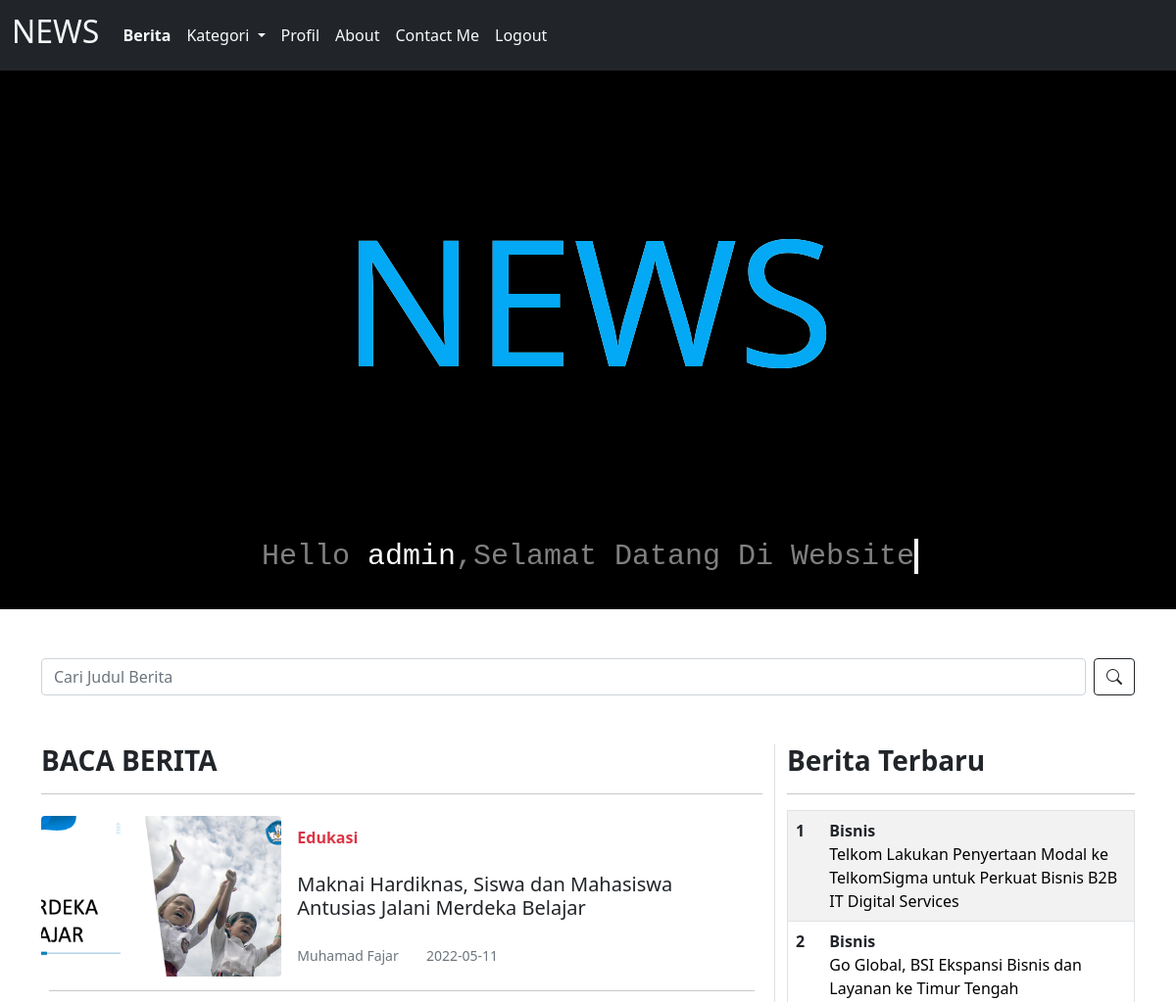
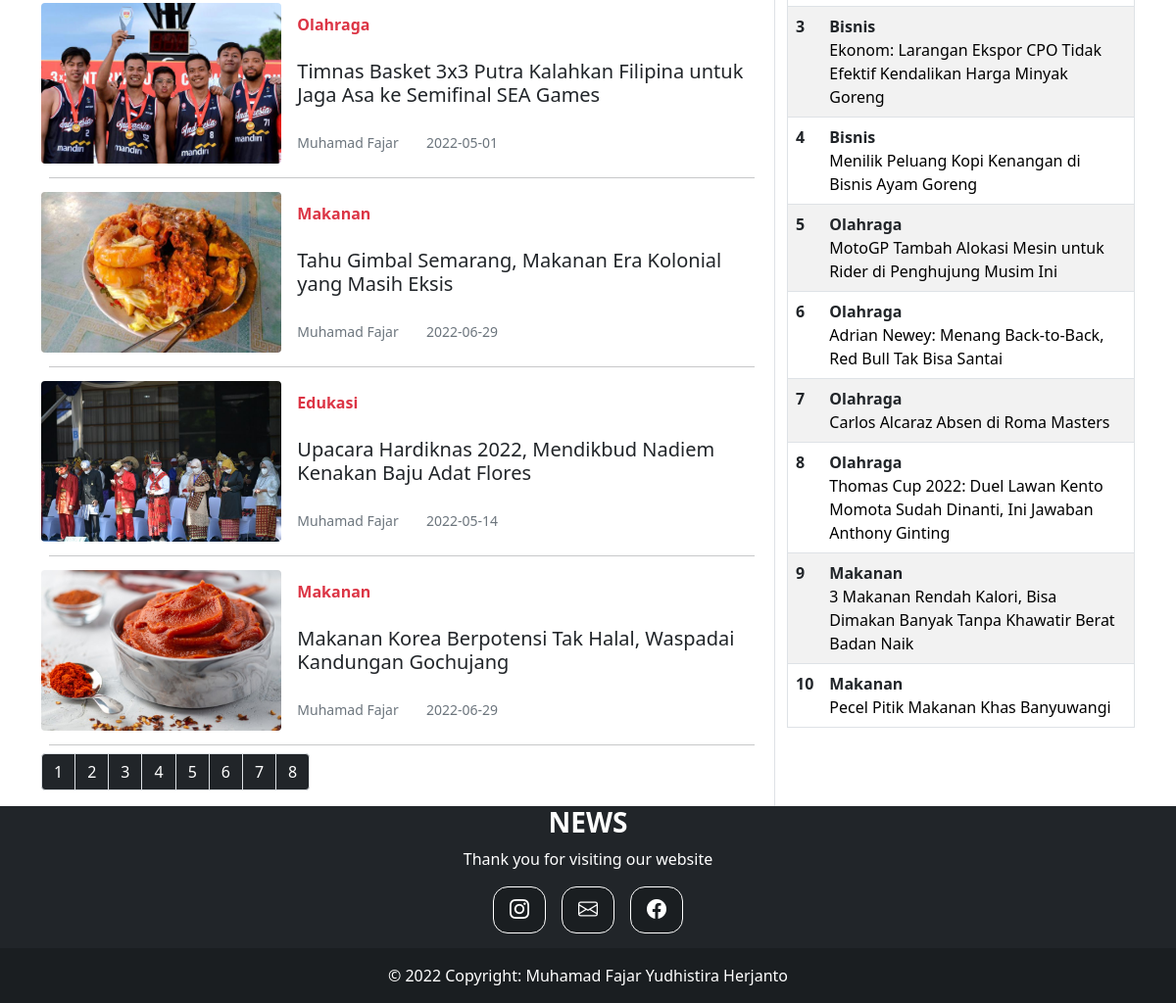
The app's page /user/indexuser.php (signed in) with its own data (2 pictures, top to bottom).
### tables this page shows
CREATE TABLE `user` (
  `id` varchar(30) NOT NULL,
  `username` varchar(50) NOT NULL,
  `email` varchar(50) NOT NULL,
  `jeniskelamin` enum('Laki-Laki','Perempuan','','') NOT NULL,
  `pekerjaan` varchar(50) NOT NULL,
  `password_user` varchar(50) NOT NULL,
  `thumbnail` varchar(255) NOT NULL,
  `level_user` varchar(15) NOT NULL
);

CREATE TABLE `berita` (
  `id_berita` int(11) NOT NULL,
  `id_kategori` int(11) NOT NULL,
  `judul_berita` varchar(255) NOT NULL,
  `penulis_berita` varchar(255) NOT NULL,
  `tgl_berita` date NOT NULL,
  `isi_berita` text NOT NULL,
  `gambar_berita` varchar(255) NOT NULL
);

CREATE TABLE `kategori` (
  `id_kategori` int(11) NOT NULL,
  `nama_kategori` varchar(255) NOT NULL
);

### user/indexuser.php (the view, shortened to what this page needs)
<!DOCTYPE html>
<html lang="en">
<head>
    <link rel="stylesheet" href="https://cdn.jsdelivr.net/npm/bootstrap-icons@1.8.1/font/bootstrap-icons.css">
    <link rel="stylesheet" href="../css/bootstrap.min.css">
    <link href="../animasi.css" rel="stylesheet">
</head>
<body>
    <?php
       include "../koneksi.php";
$query = mysqli_query($koneksi, "SELECT * FROM  user WHERE id='$_SESSION[id]'");
   $data = mysqli_fetch_array($query);
   $limit = 5;
   if (isset($_GET["page"])) {
     $page  = $_GET["page"];
     }
     else{
     $page=1;
     };
   $start_from = ($page-1) * $limit;
   ?>
<nav class="navbar navbar-expand-lg navbar-light bg-dark ">
        <div class="container-fluid">
          <a class="navbar-brand text-light" href="#"><h2>NEWS</h2></a>
          <div class="collapse navbar-collapse" id="navbarNav">
            <ul class="navbar-nav justify-content-center">
              <li class="nav-item">
                <a class="nav-link text-light fw-bold" href="indexuser.php">Berita</a>
              </li>
              <li class="nav-item dropdown">
               <a class="nav-link dropdown-toggle nav-link text-light" href="#" id="navbarDropdownMenuLink" role="button" data-bs-toggle="dropdown" aria-expanded="false">
               Kategori
          </a>
              </li>
              <li class="nav-item">
                <a class="nav-link text-light" href="indexprofil.php">Profil</a>
              </li>
              <li class="nav-item">
                <a class="nav-link text-light" href="aboutpageuser.php">About</a>
              </li>
              <li class="nav-item">
                <a class="nav-link text-light" href="../contactpage.php">Contact Me</a>
              </li>
              <li class="nav-item">
                <a class="nav-link text-light" href="../logout.php">Logout</a>
              </li>
            </ul>
          </div>
        </div>
      </nav>
<div class="judul">
<div class="title">
   <div class="content">
            <h2>NEWS</h2>
            <h2>NEWS</h2>
    </div>
</div>
<div class="title2">
    <h1 style="color:gray;">Hello <span style="color:white;"><?= $data['username']?></span>,Selamat Datang Di Website</h1>
</div>
</div>
<section id="content">
        <div class="container" style="margin-top:50px;">
         <form class="d-flex" method="post" style="margin-bottom:50px;">
      <input class="form-control me-2" type="text" name="keyword" placeholder="Cari Judul Berita" aria-label="Search">
      <button class="btn btn-outline-dark" type="submit" name="cari"><i class="bi bi-search"></i></button>
    </form>
             <div id="content-news" class="row">
                <div class="col-12 col-md-8">
                    <h3 class="fw-bold">BACA BERITA</h3>
                    <hr>
                        <?php
                          include "../koneksi.php";
  $keyword=$_POST['keyword'];
      if ($keyword !=''){
         $result = mysqli_query($koneksi, "SELECT * FROM berita INNER JOIN kategori ON berita.id_kategori=kategori.id_kategori WHERE judul_berita LIKE '%$keyword%' LIMIT $start_from, $limit");
      }
            else{
              $result = mysqli_query($koneksi,"SELECT * FROM berita INNER JOIN kategori ON berita.id_kategori=kategori.id_kategori ORDER BY RAND() LIMIT $start_from, $limit");
            }
              while ($data=mysqli_fetch_array($result))  {
          ?>
                      <div class="card border-0 w-100">
                          <div class="row g-0 align-items-center">
                              <div class="col-md-4 col-4 position-relative">
                                  <img src="../images/<?=$data['gambar_berita']?>" class="img-fluid rounded my-auto" style="width:100%; heigth:100%;">
                              </div>
                              <div class="col-md-8 col-8">
                                  <div class="card-body p-2 p-md-3">
                                      <span class="text-danger fw-bold list-label"><?=$data['nama_kategori']?></span>
                                      <h5 class="card-title multi-line-truncate list-judul my-lg-4"><?=$data['judul_berita']?></h5>
                                      <small class="text-muted penulis me-4"><?=$data['penulis_berita']?></small>
                                      <small class="text-muted"><?=$data['tgl_berita']?></small>
                                  </div>
                              </div>
                          </div>
                          <hr class="m-2">
                      </div>
                        <?php
          }
          ?>
          <?php
  $result_db = mysqli_query($koneksi,"SELECT COUNT(*) as jumlah FROM berita");
  $row_db = mysqli_fetch_row($result_db);
  $total_records = $row_db[0];
  $total_pages = ceil($total_records / $limit);
  $pagLink = "<ul class='pagination'>";
  for ($i=1; $i<=$total_pages; $i++) {
                $pagLink .= "<li class='page-item'><a class='page-link bg-dark text-white' href='indexuser.php?page=".$i."'>".$i."</a></li>";
  }
  echo $pagLink . "</ul>";
  ?>
            </div>
         <div class="col-md-4 border-start d-none d-md-block">
                    <h3 class="fw-bold">Berita Terbaru</h3>
                    <hr>
                    <table class="table table-striped border" style="border-radius:15px;">
                      <?php
                      $no=1;
                           include "../koneksi.php";
            $query= $koneksi->query("SELECT * FROM berita INNER JOIN kategori ON berita.id_kategori=kategori.id_kategori  ORDER BY tgl_berita DESC LIMIT 10");
            while ($data=mysqli_fetch_array($query))  {
                      ?>
                        <tr>
                            <th scope="row"><?=$no++?></th>
                            <td>
                                <span class="fw-bold text-dark"><?= $data['nama_kategori']?></span>
                                <br>
                                <a href="../beritapage.php?id_berita=<?= $data['id_berita'] ?>" class="multi-line-truncate mb-0 mt-2"><?=$data['judul_berita']?></a>
                            </td>
                        </tr>
                     <?php
            }?>
        </table>
      </div>
         </div>
    </div>
  </section>
   <?php
   include "../footer.php";
   ?>
</body>
</html>

### animasi.css (style rules this page uses)
.judul { background-color: black; }
.title { display: flex; justify-content: center; align-items: center; text-align: center; height: 450px; }
.title2 { display: flex; justify-content: center; align-items: center; text-align: center; height: 100px; }
.title2 h1 { font-size: 30px; }
.content { position: relative; height: 200px; }
.content h2 { position: absolute; color: white; font-size: 180px; transform: translate(-50%); }
.content h2:nth-child(1) { color: white; }
.content h2:nth-child(2) { color: #03a9f4; animation: wave 4s ease-in-out infinite; }
h1 { font-size: clamp(1rem, 3vw + 1rem, 4rem); position: relative; font-family: "Source Code Pro", monospace; position: relative; width: max-content; }
h1::before, h1::after { content: ""; position: absolute; top: 0; right: 0; bottom: 0; left: 0; }
h1::before { background: var(--bg-color); animation: typewriter var(--typewriterSpeed) steps(var(--typewriterCharacters)) 1s forwards; }
h1::after { width: 0.125em; background: #fff; animation: typewriter var(--typewriterSpeed) steps(var(--typewriterCharacters)) 1s forwards, blink 750ms steps(var(--typewriterCharacters)) infinite; }
:root { --bg-color: rgb(0, 0, 0); --typewriterSpeed: 6s; --typewriterCharacters: 24; }

### user/indexuser.php (style rules this page uses)
.card { border:none; }
.table a { text-decoration:none; color:black }

### records on screen
user: username "admin"
berita: gambar_berita (picture), id_kategori.nama_kategori "Edukasi", judul_berita "Maknai Hardiknas, Siswa dan Mahasiswa Antusias Jalani Merdeka Belajar", penulis_berita "Muhamad Fajar", tgl_berita "2022-05-11"
berita: gambar_berita (picture), id_kategori.nama_kategori "Olahraga", judul_berita "Timnas Basket 3x3 Putra Kalahkan Filipina untuk Jaga Asa ke Semifinal SEA Games", penulis_berita "Muhamad Fajar", tgl_berita "2022-05-01"
berita: gambar_berita (picture), id_kategori.nama_kategori "Makanan", judul_berita "Tahu Gimbal Semarang, Makanan Era Kolonial yang Masih Eksis", penulis_berita "Muhamad Fajar", tgl_berita "2022-06-29"
berita: gambar_berita (picture), id_kategori.nama_kategori "Edukasi", judul_berita "Upacara Hardiknas 2022, Mendikbud Nadiem Kenakan Baju Adat Flores", penulis_berita "Muhamad Fajar", tgl_berita "2022-05-14"
berita: gambar_berita (picture), id_kategori.nama_kategori "Makanan", judul_berita "Makanan Korea Berpotensi Tak Halal, Waspadai Kandungan Gochujang", penulis_berita "Muhamad Fajar", tgl_berita "2022-06-29"
berita: id_kategori.nama_kategori "Bisnis", judul_berita "Telkom Lakukan Penyertaan Modal ke TelkomSigma untuk Perkuat Bisnis B2B IT Digital Services"
berita: id_kategori.nama_kategori "Bisnis", judul_berita "Go Global, BSI Ekspansi Bisnis dan Layanan ke Timur Tengah"
berita: id_kategori.nama_kategori "Bisnis", judul_berita "Ekonom: Larangan Ekspor CPO Tidak Efektif Kendalikan Harga Minyak Goreng"
berita: id_kategori.nama_kategori "Bisnis", judul_berita "Menilik Peluang Kopi Kenangan di Bisnis Ayam Goreng"
berita: id_kategori.nama_kategori "Olahraga", judul_berita "MotoGP Tambah Alokasi Mesin untuk Rider di Penghujung Musim Ini"
berita: id_kategori.nama_kategori "Olahraga", judul_berita "Adrian Newey: Menang Back-to-Back, Red Bull Tak Bisa Santai"
berita: id_kategori.nama_kategori "Olahraga", judul_berita "Carlos Alcaraz Absen di Roma Masters"
berita: id_kategori.nama_kategori "Olahraga", judul_berita "Thomas Cup 2022: Duel Lawan Kento Momota Sudah Dinanti, Ini Jawaban Anthony Ginting"
berita: id_kategori.nama_kategori "Makanan", judul_berita "3 Makanan Rendah Kalori, Bisa Dimakan Banyak Tanpa Khawatir Berat Badan Naik"
berita: id_kategori.nama_kategori "Makanan", judul_berita "Pecel Pitik Makanan Khas Banyuwangi"
